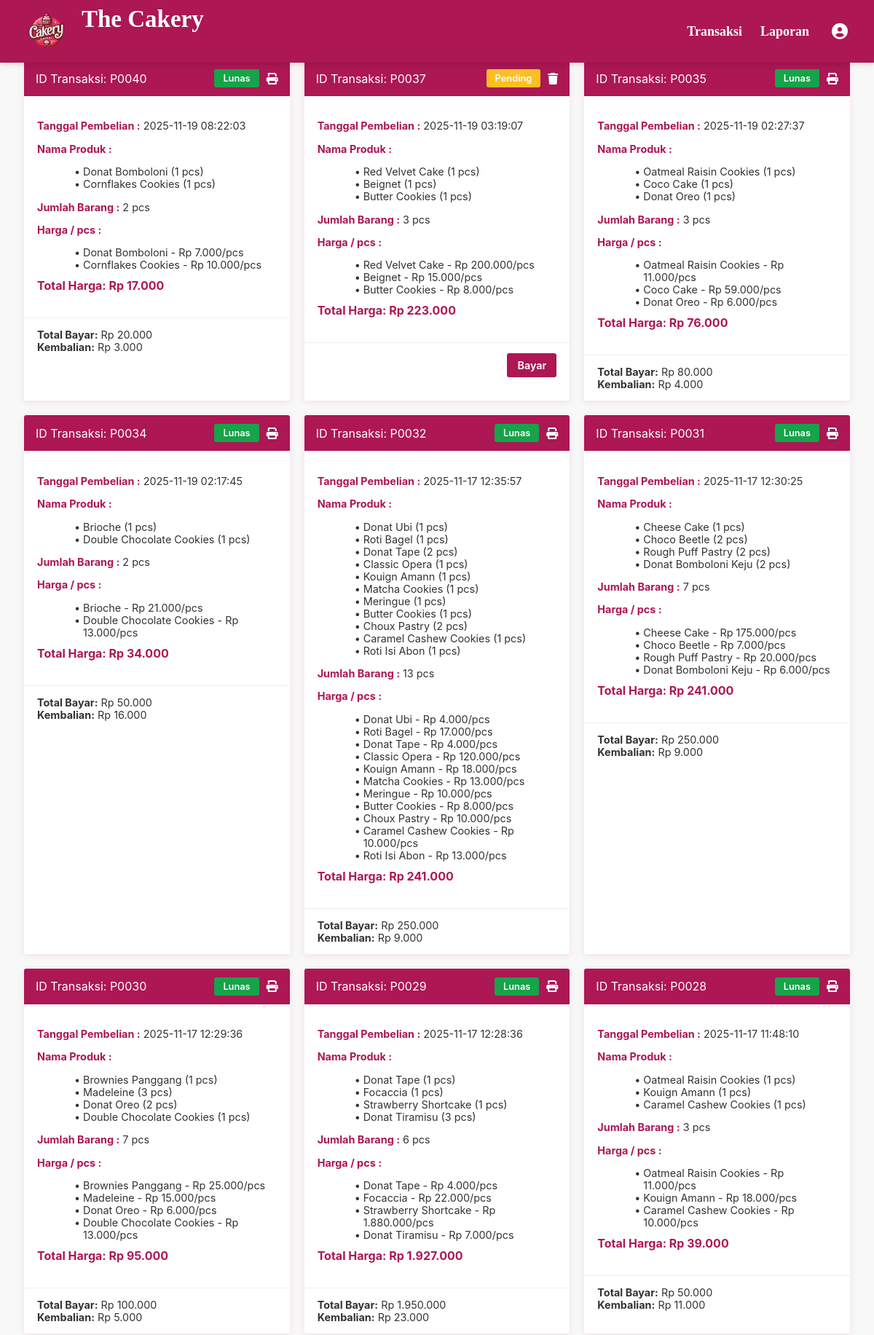
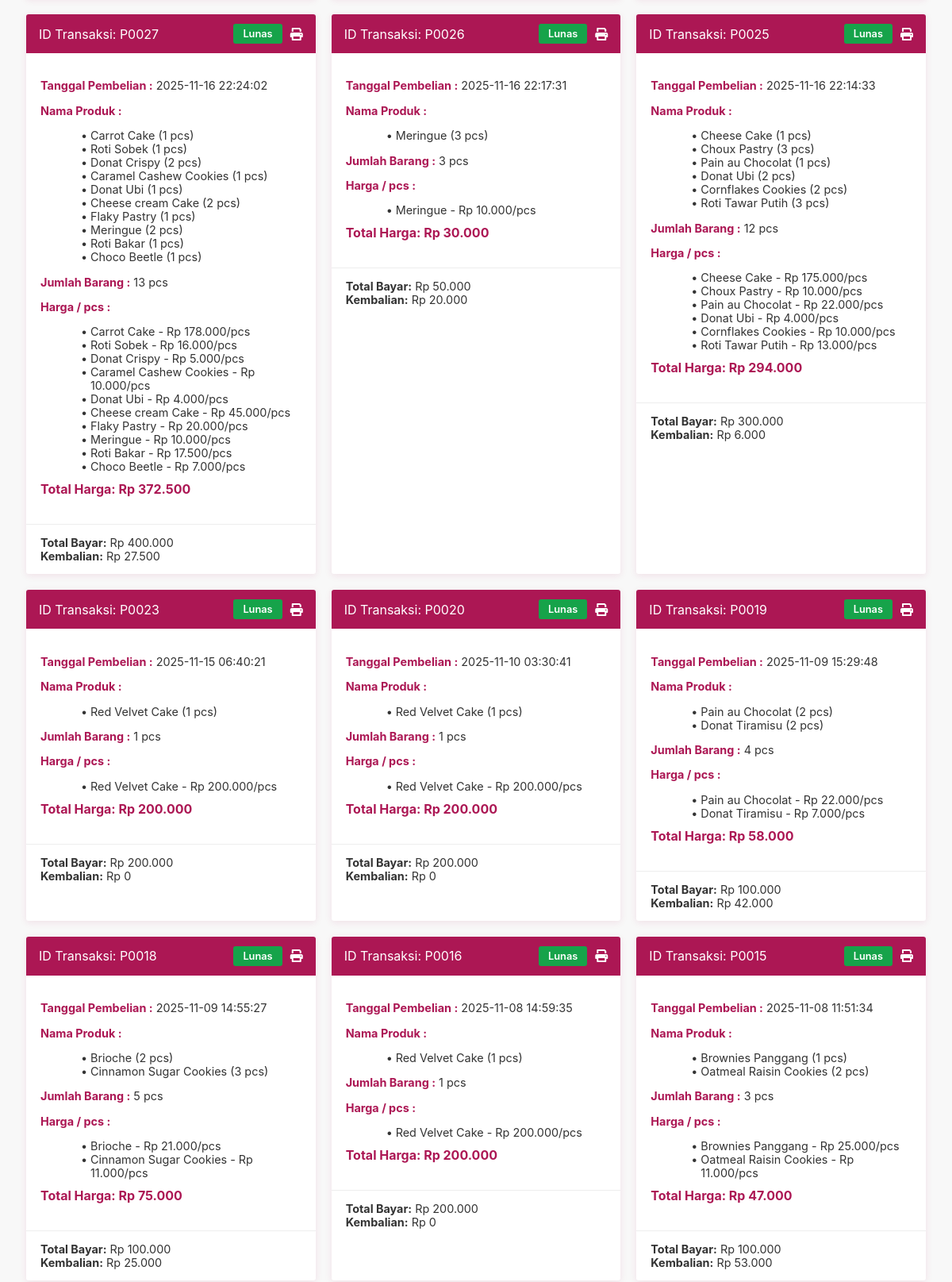
The page /kasir/index.php (signed in, upper part) on the database its author committed (2 pictures, top to bottom).
### tables this page shows
CREATE TABLE `tb_pesanan` (
  `id_pesanan` varchar(10) NOT NULL,
  `no_antrian` int(11) NOT NULL,
  `nama_pelanggan` varchar(50) NOT NULL,
  `nama_produk` varchar(255) NOT NULL,
  `jumlah` int(11) NOT NULL,
  `total_harga` decimal(10,0) NOT NULL,
  `metode_pembayaran` varchar(50) NOT NULL,
  `qr_path` varchar(255) DEFAULT NULL,
  `status_pesanan` enum('Pending','Lunas') NOT NULL,
  `tanggal_pemesanan` datetime NOT NULL
);

CREATE TABLE `tb_pembayaran` (
  `id_pesanan` varchar(50) NOT NULL,
  `metode_pembayaran` enum('Tunai') NOT NULL,
  `jumlah_bayar` decimal(10,0) NOT NULL,
  `kembalian` decimal(10,0) NOT NULL,
  `status_pembayaran` enum('Belum Dibayar','Lunas','Dibatalkan') NOT NULL,
  `tanggal_pembayaran` timestamp NOT NULL DEFAULT current_timestamp() ON UPDATE current_timestamp()
);

### kasir/index.php (the view, shortened to what this page needs)
<?php
include 'koneksi.php';
include 'navbar.php';
$pesanan = $koneksi->query("
    SELECT
        p.id_pesanan,
        p.nama_pelanggan,
        p.metode_pembayaran,
        p.status_pesanan,
        p.tanggal_pemesanan,
        p.total_harga,
        pb.jumlah_bayar,
        pb.kembalian,
        GROUP_CONCAT(CONCAT(d.nama_produk, '|', d.harga, '|', d.jumlah) SEPARATOR ';') AS detail_produk
    FROM tb_pesanan p
    LEFT JOIN tb_detailpes d ON p.id_pesanan = d.id_pesanan
    LEFT JOIN tb_pembayaran pb ON p.id_pesanan = pb.id_pesanan
    GROUP BY p.id_pesanan
    ORDER BY p.tanggal_pemesanan DESC
");
?>
<!DOCTYPE html>
<html lang="id">
<head>
<link href="https://cdnjs.cloudflare.com/ajax/libs/font-awesome/6.0.0/css/all.min.css" rel="stylesheet">
</head>
<body>
<div class="container">
    <?php if ($pesanan->num_rows > 0): ?>
        <div class="cards-container">
            <?php while ($row = $pesanan->fetch_assoc()):
                $status = ($row['status_pesanan'] === 'Selesai') ? 'Lunas' : $row['status_pesanan'];
                $produk_list = [];
                $total_qty = 0;
                if (!empty($row['detail_produk'])) {
                    $details = explode(';', $row['detail_produk']);
                    foreach ($details as $d) {
                        list($nama, $harga, $jumlah) = explode('|', $d);
                        $produk_list[] = [
                            'nama' => $nama,
                            'harga' => $harga,
                            'jumlah' => $jumlah
                        ];
                        $total_qty += (int)$jumlah;
                    }
                }
            ?>
            <div class="card">
                <div class="card-header">
                    <div>ID Transaksi: <?= htmlspecialchars($row['id_pesanan']) ?></div>
                    <div style="display: flex; align-items: center; gap: 10px;">
                        <div class="status <?= htmlspecialchars($status) ?>">
                            <?= htmlspecialchars($status) ?>
                        </div>
                        <?php if ($row['status_pesanan'] == 'Pending'): ?>
                            <a href="hapus_pesanan.php?id=<?= $row['id_pesanan'] ?>"
                               class="btn-hapus"
                               title="Hapus Pesanan"
                               onclick="return confirm('Yakin ingin menghapus pesanan ini?');">
                                <i class="fa-solid fa-trash"></i>
                            </a>
                        <?php elseif ($status == 'Lunas'): ?>
                            <a href="nota.php?id=<?= $row['id_pesanan'] ?>"
                               target="_blank"
                               title="Cetak Nota"
                               style="color: #fff;">
                                <i class="fa-solid fa-print"></i>
                            </a>
                        <?php endif; ?>
                    </div>
                </div>
                <div class="card-body">
                    <p><strong>Tanggal Pembelian :</strong> <?= htmlspecialchars($row['tanggal_pemesanan']) ?></p>
                    <p><strong>Nama Produk :</strong></p>
                    <ul class="produk-list">
                        <?php foreach ($produk_list as $p): ?>
                            <li><?= htmlspecialchars($p['nama']) ?> (<?= htmlspecialchars($p['jumlah']) ?> pcs)</li>
                        <?php endforeach; ?>
                    </ul>
                    <p><strong>Jumlah Barang :</strong> <?= $total_qty ?> pcs</p>
                    <p><strong>Harga / pcs :</strong></p>
                    <ul class="harga-list">
                        <?php foreach ($produk_list as $p): ?>
                            <li><?= htmlspecialchars($p['nama']) ?> - Rp <?= number_format($p['harga'], 0, ',', '.') ?>/pcs</li>
                        <?php endforeach; ?>
                    </ul>
                    <p class="price">Total Harga: Rp <?= number_format($row['total_harga'], 0, ',', '.') ?></p>
                </div>
                <div class="card-footer">
                    <?php if ($row['status_pesanan'] == 'Pending'): ?>
                        <a href="bayar.php?id=<?= $row['id_pesanan'] ?>" class="btn-bayar">
                            Bayar
                        </a>
                    <?php elseif ($status == 'Lunas'): ?>
                        <div style="text-align: left; font-size: 0.9rem; color:#333;">
                            <strong>Total Bayar:</strong> Rp <?= number_format($row['jumlah_bayar'], 0, ',', '.') ?><br>
                            <strong>Kembalian:</strong> Rp <?= number_format($row['kembalian'], 0, ',', '.') ?>
                        </div>
                    <?php endif; ?>
                </div>
            </div>
            <?php endwhile; ?>
        </div>
    <?php else: ?>
        <div style="text-align:center; color:#666; padding:50px;">Belum ada transaksi.</div>
    <?php endif; ?>
</div>
</body>
</html>

### kasir/index.php (style rules this page uses)
body { font-family: 'Inter', sans-serif; background-color: #f8f8f8; color: #333; padding: 25px; }
.container { max-width: 1200px; margin: 0 auto; }
.cards-container { margin-top:50px; display: grid; grid-template-columns: repeat(auto-fill, minmax(340px, 1fr)); gap: 20px; }
.card { background: #fff; border-radius: 3px; box-shadow: 0 2px 10px rgba(172, 23, 84, 0.1); overflow: hidden; transition: 0.3s; display: flex; flex-direction: column; }
.card-header { background: #AC1754; color: #fff; padding: 12px 16px; display: flex; justify-content: space-between; align-items: center; }
.status { padding: 5px 12px; border-radius: 3px; font-size: 0.8rem; font-weight: 600; color: #fff; text-transform: capitalize; display: flex; align-items: center; gap: 8px; }
.status.Pending { background: #fbbf24; }
.status.Lunas { background: #16a34a; }
.btn-hapus { color: white; font-size: 1rem; transition: 0.2s; }
.card-body { padding: 18px; font-size: 0.9rem; }
.card-body strong { color: #AC1754; }
.produk-list, .harga-list { margin-left: 15px; margin-bottom: 6px; }
.produk-list li, .harga-list li { list-style-type: "• "; margin-left: 8px; }
.price { font-weight: bold; color: #AC1754; margin-top: 10px; font-size: 1rem; }
.card-footer { border-top: 1px solid #eee; padding: 14px 18px; text-align: right; }
.btn-bayar { display: inline-block; background: #AC1754; color: white; border-radius: 3px; padding: 8px 14px; font-size: 0.9rem; font-weight: 600; text-decoration: none; }

### rows shown on the page
tb_pesanan: id_pesanan "P0040", status_pesanan "Lunas", tanggal_pemesanan "2025-11-19 08:22:03", nama "Donat Bomboloni", jumlah "1", nama "Cornflakes Cookies", total_qty "2", harga "7.000", harga "10.000", total_harga "17.000", tb_pembayaran.jumlah_bayar "20.000", tb_pembayaran.kembalian "3.000"
tb_pesanan: id_pesanan "P0037", status_pesanan "Pending", tanggal_pemesanan "2025-11-19 03:19:07", nama "Red Velvet Cake", jumlah "1", nama "Beignet", nama "Butter Cookies", total_qty "3", harga "200.000", harga "15.000", harga "8.000", total_harga "223.000"
tb_pesanan: id_pesanan "P0035", status_pesanan "Lunas", tanggal_pemesanan "2025-11-19 02:27:37", nama "Oatmeal Raisin Cookies", jumlah "1", nama "Coco Cake", nama "Donat Oreo", total_qty "3", harga "11.000", harga "59.000", harga "6.000", total_harga "76.000", tb_pembayaran.jumlah_bayar "80.000", tb_pembayaran.kembalian "4.000"
tb_pesanan: id_pesanan "P0034", status_pesanan "Lunas", tanggal_pemesanan "2025-11-19 02:17:45", nama "Brioche", jumlah "1", nama "Double Chocolate Cookies", total_qty "2", harga "21.000", harga "13.000", total_harga "34.000", tb_pembayaran.jumlah_bayar "50.000", tb_pembayaran.kembalian "16.000"
tb_pesanan: id_pesanan "P0032", status_pesanan "Lunas", tanggal_pemesanan "2025-11-17 12:35:57", nama "Donat Ubi", jumlah "1", nama "Roti Bagel", nama "Donat Tape", jumlah "2", nama "Classic Opera", nama "Kouign Amann", nama "Matcha Cookies", nama "Meringue", nama "Butter Cookies", nama "Choux Pastry", nama "Caramel Cashew Cookies", nama "Roti Isi Abon", total_qty "13", harga "4.000", harga "17.000", harga "120.000", harga "18.000", harga "13.000", harga "10.000", harga "8.000", total_harga "241.000", tb_pembayaran.jumlah_bayar "250.000", tb_pembayaran.kembalian "9.000"
tb_pesanan: id_pesanan "P0031", status_pesanan "Lunas", tanggal_pemesanan "2025-11-17 12:30:25", nama "Cheese Cake", jumlah "1", nama "Choco Beetle", jumlah "2", nama "Rough Puff Pastry", nama "Donat Bomboloni Keju", total_qty "7", harga "175.000", harga "7.000", harga "20.000", harga "6.000", total_harga "241.000", tb_pembayaran.jumlah_bayar "250.000", tb_pembayaran.kembalian "9.000"
tb_pesanan: id_pesanan "P0030", status_pesanan "Lunas", tanggal_pemesanan "2025-11-17 12:29:36", nama "Brownies Panggang", jumlah "1", nama "Madeleine", jumlah "3", nama "Donat Oreo", jumlah "2", nama "Double Chocolate Cookies", total_qty "7", harga "25.000", harga "15.000", harga "6.000", harga "13.000", total_harga "95.000", tb_pembayaran.jumlah_bayar "100.000", tb_pembayaran.kembalian "5.000"
tb_pesanan: id_pesanan "P0029", status_pesanan "Lunas", tanggal_pemesanan "2025-11-17 12:28:36", nama "Donat Tape", jumlah "1", nama "Focaccia", nama "Strawberry Shortcake", nama "Donat Tiramisu", jumlah "3", total_qty "6", harga "4.000", harga "22.000", harga "1.880.000", harga "7.000", total_harga "1.927.000", tb_pembayaran.jumlah_bayar "1.950.000", tb_pembayaran.kembalian "23.000"
tb_pesanan: id_pesanan "P0028", status_pesanan "Lunas", tanggal_pemesanan "2025-11-17 11:48:10", nama "Oatmeal Raisin Cookies", jumlah "1", nama "Kouign Amann", nama "Caramel Cashew Cookies", total_qty "3", harga "11.000", harga "18.000", harga "10.000", total_harga "39.000", tb_pembayaran.jumlah_bayar "50.000", tb_pembayaran.kembalian "11.000"
tb_pesanan: id_pesanan "P0027", status_pesanan "Lunas", tanggal_pemesanan "2025-11-16 22:24:02", nama "Carrot Cake", jumlah "1", nama "Roti Sobek", nama "Donat Crispy", jumlah "2", nama "Caramel Cashew Cookies", nama "Donat Ubi", nama "Cheese cream Cake", nama "Flaky Pastry", nama "Meringue", nama "Roti Bakar", nama "Choco Beetle", total_qty "13", harga "178.000", harga "16.000", harga "5.000", harga "10.000", harga "4.000", harga "45.000", harga "20.000", harga "17.500", harga "7.000", total_harga "372.500", tb_pembayaran.jumlah_bayar "400.000", tb_pembayaran.kembalian "27.500"
tb_pesanan: id_pesanan "P0026", status_pesanan "Lunas", tanggal_pemesanan "2025-11-16 22:17:31", nama "Meringue", jumlah "3", total_qty "3", harga "10.000", total_harga "30.000", tb_pembayaran.jumlah_bayar "50.000", tb_pembayaran.kembalian "20.000"
tb_pesanan: id_pesanan "P0025", status_pesanan "Lunas", tanggal_pemesanan "2025-11-16 22:14:33", nama "Cheese Cake", jumlah "1", nama "Choux Pastry", jumlah "3", nama "Pain au Chocolat", nama "Donat Ubi", jumlah "2", nama "Cornflakes Cookies", nama "Roti Tawar Putih", total_qty "12", harga "175.000", harga "10.000", harga "22.000", harga "4.000", harga "13.000", total_harga "294.000", tb_pembayaran.jumlah_bayar "300.000", tb_pembayaran.kembalian "6.000"
tb_pesanan: id_pesanan "P0023", status_pesanan "Lunas", tanggal_pemesanan "2025-11-15 06:40:21", nama "Red Velvet Cake", jumlah "1", total_qty "1", harga "200.000", total_harga "200.000", tb_pembayaran.jumlah_bayar "200.000", tb_pembayaran.kembalian "0"
tb_pesanan: id_pesanan "P0020", status_pesanan "Lunas", tanggal_pemesanan "2025-11-10 03:30:41", nama "Red Velvet Cake", jumlah "1", total_qty "1", harga "200.000", total_harga "200.000", tb_pembayaran.jumlah_bayar "200.000", tb_pembayaran.kembalian "0"
tb_pesanan: id_pesanan "P0019", status_pesanan "Lunas", tanggal_pemesanan "2025-11-09 15:29:48", nama "Pain au Chocolat", jumlah "2", nama "Donat Tiramisu", total_qty "4", harga "22.000", harga "7.000", total_harga "58.000", tb_pembayaran.jumlah_bayar "100.000", tb_pembayaran.kembalian "42.000"
tb_pesanan: id_pesanan "P0018", status_pesanan "Lunas", tanggal_pemesanan "2025-11-09 14:55:27", nama "Brioche", jumlah "2", nama "Cinnamon Sugar Cookies", jumlah "3", total_qty "5", harga "21.000", harga "11.000", total_harga "75.000", tb_pembayaran.jumlah_bayar "100.000", tb_pembayaran.kembalian "25.000"
tb_pesanan: id_pesanan "P0016", status_pesanan "Lunas", tanggal_pemesanan "2025-11-08 14:59:35", nama "Red Velvet Cake", jumlah "1", total_qty "1", harga "200.000", total_harga "200.000", tb_pembayaran.jumlah_bayar "200.000", tb_pembayaran.kembalian "0"
tb_pesanan: id_pesanan "P0015", status_pesanan "Lunas", tanggal_pemesanan "2025-11-08 11:51:34", nama "Brownies Panggang", jumlah "1", nama "Oatmeal Raisin Cookies", jumlah "2", total_qty "3", harga "25.000", harga "11.000", total_harga "47.000", tb_pembayaran.jumlah_bayar "100.000", tb_pembayaran.kembalian "53.000"
